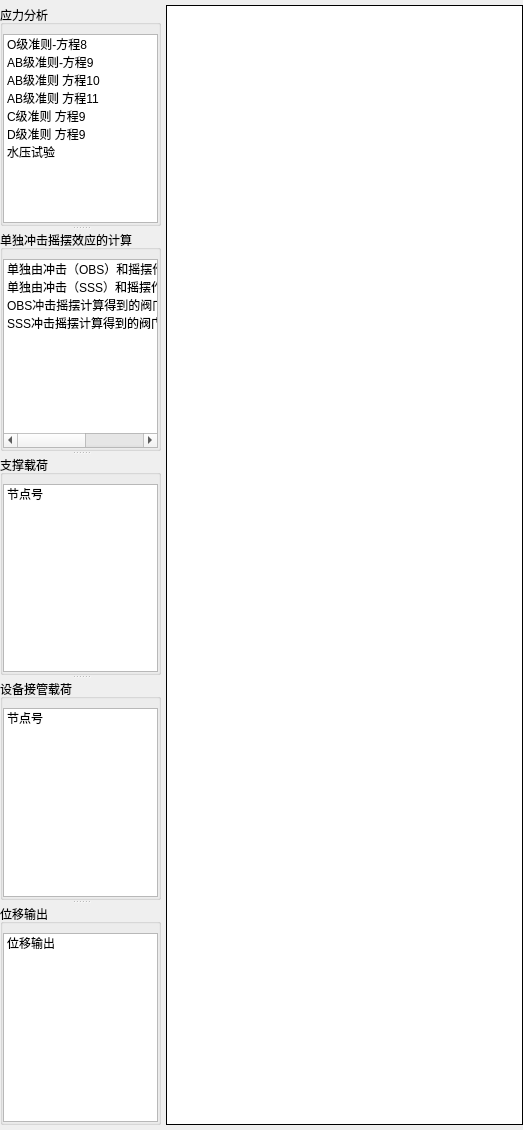
      <widget class="QWidget" name="page1">
       <layout class="QHBoxLayout" name="horizontalLayout_3" stretch="2,7">
        <property name="spacing">
         <number>5</number>
        </property>
        <property name="leftMargin">
         <number>0</number>
        </property>
        <property name="topMargin">
         <number>5</number>
        </property>
        <property name="rightMargin">
         <number>0</number>
        </property>
        <property name="bottomMargin">
         <number>5</number>
        </property>
        <item>
         <widget class="QWidget" name="widget_5" native="true">
          <layout class="QVBoxLayout" name="verticalLayout_4">
           <property name="spacing">
            <number>0</number>
           </property>
           <property name="leftMargin">
            <number>0</number>
           </property>
           <property name="topMargin">
            <number>0</number>
           </property>
           <property name="rightMargin">
            <number>0</number>
           </property>
           <property name="bottomMargin">
            <number>0</number>
           </property>
           <item>
            <widget class="QSplitter" name="splitter">
             <property name="orientation">
              <enum>Qt::Vertical</enum>
             </property>
             <property name="handleWidth">
              <number>4</number>
             </property>
             <property name="childrenCollapsible">
              <bool>false</bool>
             </property>
             <widget class="QWidget" name="widget_8" native="true">
              <property name="minimumSize">
               <size>
                <width>0</width>
                <height>150</height>
               </size>
              </property>
              <layout class="QVBoxLayout" name="verticalLayout_5">
               <property name="spacing">
                <number>0</number>
               </property>
               <property name="leftMargin">
                <number>0</number>
               </property>
               <property name="topMargin">
                <number>0</number>
               </property>
               <property name="rightMargin">
                <number>0</number>
               </property>
               <property name="bottomMargin">
                <number>0</number>
               </property>
               <item>
                <widget class="QGroupBox" name="groupBox_5">
                 <property name="title">
                  <string>应力分析</string>
                 </property>
                 <layout class="QVBoxLayout" name="verticalLayout_15">
                  <property name="spacing">
                   <number>0</number>
                  </property>
                  <property name="leftMargin">
                   <number>0</number>
                  </property>
                  <property name="rightMargin">
                   <number>0</number>
                  </property>
                  <property name="bottomMargin">
                   <number>0</number>
                  </property>
                  <item>
                   <widget class="QListWidget" name="listWidget">
                    <item>
                     <property name="text">
                      <string>O级准则-方程8</string>
                     </property>
                    </item>
                    <item>
                     <property name="text">
                      <string>AB级准则-方程9</string>
                     </property>
                    </item>
                    <item>
                     <property name="text">
                      <string>AB级准则 方程10</string>
                     </property>
                    </item>
                    <item>
                     <property name="text">
                      <string>AB级准则 方程11</string>
                     </property>
                    </item>
                    <item>
                     <property name="text">
                      <string>C级准则 方程9</string>
                     </property>
                    </item>
                    <item>
                     <property name="text">
                      <string>D级准则 方程9</string>
                     </property>
                    </item>
                    <item>
                     <property name="text">
                      <string>水压试验</string>
                     </property>
                    </item>
                   </widget>
                  </item>
                 </layout>
                </widget>
               </item>
              </layout>
             </widget>
             <widget class="QWidget" name="widget_9" native="true">
              <property name="minimumSize">
               <size>
                <width>0</width>
                <height>0</height>
               </size>
              </property>
              <layout class="QVBoxLayout" name="verticalLayout_6">
               <property name="spacing">
                <number>0</number>
               </property>
               <property name="leftMargin">
                <number>0</number>
               </property>
               <property name="topMargin">
                <number>0</number>
               </property>
               <property name="rightMargin">
                <number>0</number>
               </property>
               <property name="bottomMargin">
                <number>0</number>
               </property>
               <item>
                <widget class="QGroupBox" name="groupBox_4">
                 <property name="title">
                  <string>单独冲击摇摆效应的计算</string>
                 </property>
                 <layout class="QVBoxLayout" name="verticalLayout_16">
                  <property name="spacing">
                   <number>0</number>
                  </property>
                  <property name="leftMargin">
                   <number>0</number>
                  </property>
                  <property name="rightMargin">
                   <number>0</number>
                  </property>
                  <property name="bottomMargin">
                   <number>0</number>
                  </property>
                  <item>
                   <widget class="QListWidget" name="listWidget_2">
                    <property name="minimumSize">
                     <size>
                      <width>0</width>
                      <height>0</height>
                     </size>
                    </property>
                    <item>
                     <property name="text">
                      <string>单独由冲击（OBS）和摇摆作用下的管道最大应力比</string>
                     </property>
                    </item>
                    <item>
                     <property name="text">
                      <string>单独由冲击（SSS）和摇摆作用下的管道最大应力比</string>
                     </property>
                    </item>
                    <item>
                     <property name="text">
                      <string>OBS冲击摇摆计算得到的阀门最大加速度</string>
                     </property>
                    </item>
                    <item>
                     <property name="text">
                      <string>SSS冲击摇摆计算得到的阀门最大加速度</string>
                     </property>
                    </item>
                   </widget>
                  </item>
                 </layout>
                </widget>
               </item>
              </layout>
             </widget>
             <widget class="QWidget" name="widget_10" native="true">
              <layout class="QVBoxLayout" name="verticalLayout_7">
               <property name="spacing">
                <number>0</number>
               </property>
               <property name="leftMargin">
                <number>0</number>
               </property>
               <property name="topMargin">
                <number>0</number>
               </property>
               <property name="rightMargin">
                <number>0</number>
               </property>
               <property name="bottomMargin">
                <number>0</number>
               </property>
               <item>
                <widget class="QGroupBox" name="groupBox">
                 <property name="title">
                  <string>支撑载荷</string>
                 </property>
                 <layout class="QVBoxLayout" name="verticalLayout_13">
                  <property name="spacing">
                   <number>0</number>
                  </property>
                  <property name="leftMargin">
                   <number>0</number>
                  </property>
                  <property name="rightMargin">
                   <number>0</number>
                  </property>
                  <property name="bottomMargin">
                   <number>0</number>
                  </property>
                  <item>
                   <widget class="QListWidget" name="listWidget_3">
                    <item>
                     <property name="text">
                      <string>节点号</string>
                     </property>
                    </item>
                   </widget>
                  </item>
                 </layout>
                </widget>
               </item>
              </layout>
             </widget>
             <widget class="QWidget" name="widget_11" native="true">
              <layout class="QVBoxLayout" name="verticalLayout_8">
               <property name="spacing">
                <number>0</number>
               </property>
               <property name="leftMargin">
                <number>0</number>
               </property>
               <property name="topMargin">
                <number>0</number>
               </property>
               <property name="rightMargin">
                <number>0</number>
               </property>
               <property name="bottomMargin">
                <number>0</number>
               </property>
               <item>
                <widget class="QGroupBox" name="groupBox_2">
                 <property name="title">
                  <string>设备接管载荷</string>
                 </property>
                 <layout class="QVBoxLayout" name="verticalLayout_14">
                  <property name="spacing">
                   <number>0</number>
                  </property>
                  <property name="leftMargin">
                   <number>0</number>
                  </property>
                  <property name="rightMargin">
                   <number>0</number>
                  </property>
                  <property name="bottomMargin">
                   <number>0</number>
                  </property>
                  <item>
                   <widget class="QListWidget" name="listWidget_4">
                    <item>
                     <property name="text">
                      <string>节点号</string>
                     </property>
                    </item>
                   </widget>
                  </item>
                 </layout>
                </widget>
               </item>
              </layout>
             </widget>
             <widget class="QWidget" name="widget_12" native="true">
              <layout class="QVBoxLayout" name="verticalLayout_9">
               <property name="spacing">
                <number>0</number>
               </property>
               <property name="leftMargin">
                <number>0</number>
               </property>
               <property name="topMargin">
                <number>0</number>
               </property>
               <property name="rightMargin">
                <number>0</number>
               </property>
               <property name="bottomMargin">
                <number>0</number>
               </property>
               <item>
                <widget class="QGroupBox" name="groupBox_3">
                 <property name="title">
                  <string>位移输出</string>
                 </property>
                 <layout class="QVBoxLayout" name="verticalLayout_18">
                  <property name="spacing">
                   <number>0</number>
                  </property>
                  <property name="leftMargin">
                   <number>0</number>
                  </property>
                  <property name="rightMargin">
                   <number>0</number>
                  </property>
                  <property name="bottomMargin">
                   <number>0</number>
                  </property>
                  <item>
                   <widget class="QListWidget" name="listWidget_5">
                    <item>
                     <property name="text">
                      <string>位移输出</string>
                     </property>
                    </item>
                   </widget>
                  </item>
                 </layout>
                </widget>
               </item>
              </layout>
             </widget>
            </widget>
           </item>
          </layout>
         </widget>
        </item>
        <item>
         <widget class="QTextBrowser" name="textBrowser">
          <property name="styleSheet">
           <string notr="true">border:1px solid;</string>
          </property>
         </widget>
        </item>
       </layout>
      </widget>
